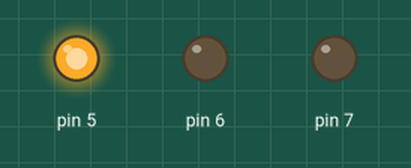
The sketch below on a simulated Arduino Uno, built with avr-gcc and run on an emulated ATmega328P. Parts: output pins drawn as LEDs (lit = HIGH).

Above: at 0.1 s.
At 0.5 s:
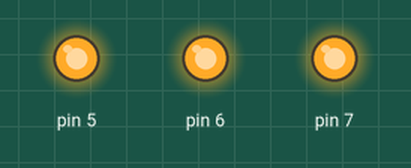
At 0.9 s:
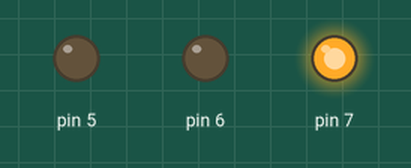
At 1.1 s:
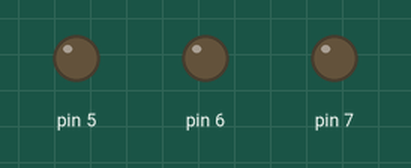
At 1.9 s:
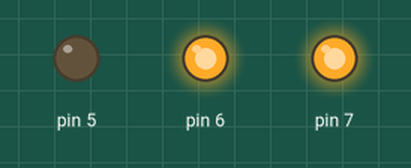
At 2.7 s:
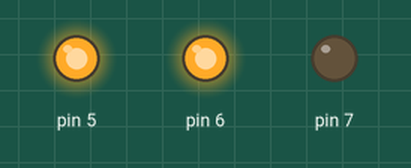
Timing chart, 0 to 3.0 s (numbered marks = the images above):
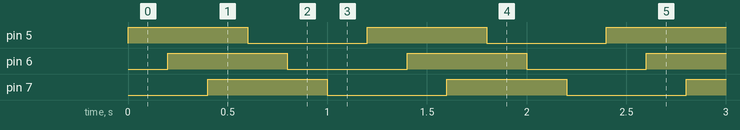

The sketch:

01_-_Kontrol_Lampu_LED.ino
```cpp
void setup() {
  pinMode(5, OUTPUT);
  pinMode(6, OUTPUT);
  pinMode(7, OUTPUT);
}

void loop() {
   digitalWrite(5, HIGH);
   delay(200);
   digitalWrite(6, HIGH);
   delay(200);
   digitalWrite(7, HIGH);
   delay(200);
   digitalWrite(5, LOW);
   delay(200);
   digitalWrite(6, LOW);
   delay(200);
   digitalWrite(7, LOW);
   delay(200);
}
```

Measured:
- by itself, pin 5–7: alternates HIGH for 0.60 s and LOW for 0.60 s
- by itself, everything shown: repeats every 1.2 s, in 6 steps
